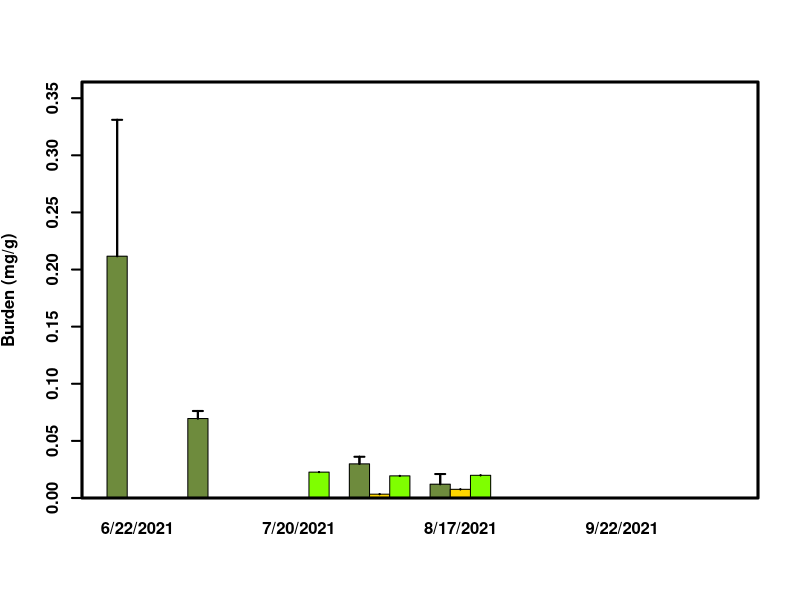

The R script that drew this image:
library(tidyverse)
library(readr)
library(plyr)
library(dplyr)

alldata <- read.csv("2_incremental/20220313_STANDING_CROP.csv")

alldata$SAMPLING_DATE<-factor(alldata$SAMPLING_DATE,levels = c("6/22/2021", "7/7/2021", "7/20/2021", "8/3/2021", "8/17/2021","9/9/2021", "9/22/2021", "10/13/2021"), ordered=TRUE)

# Variable date to factor

dfALL <- alldata

dfEPIL <- alldata[which(alldata$SAMPLE_DESCRIPTOR == "EPIL"),]

dfEPIP <- alldata[which(alldata$SAMPLE_DESCRIPTOR == "EPIP"),]

dfFILA <- alldata[which(alldata$SAMPLE_DESCRIPTOR == "FILA"),]

ssite<-"WS"

se <- function(x, ...) sqrt(var(x, ...)/length(x))

Ylabel=expression(bold("Burden (mg/g)"))

names(alldata)

n1<-13

mult=1

ALL.SUM<-data.frame(aggregate(as.numeric(dfALL[,n1]) ~ SAMPLING_DATE+SITE+SAMPLE_DESCRIPTOR, dfALL, mean))
ALL.SUM[,5]<-aggregate(as.numeric(dfALL[,n1]) ~ SAMPLING_DATE+SITE+SAMPLE_DESCRIPTOR, dfALL, se)[,4]
ALL.SUM <- subset(ALL.SUM, SITE == ssite)
names(ALL.SUM)<-c("DATE","SITE","SAMPLE_DESCRIPTOR","MEAN.ALL","STDER.ALL")
ALL.SUM[,6]<--2
ALL.SUM[,c(4,5)]<-ALL.SUM[,c(4,5)]*mult 

ALL.SUM[is.na(ALL.SUM)] <- 0

ALL.SUM[ALL.SUM < 0] <- 0

# Uniform color

names(ALL.SUM)

#dev.new()

tabbedMeans <- tapply(ALL.SUM$MEAN.ALL, list(ALL.SUM$SAMPLE_DESCRIPTOR,
                                             ALL.SUM$DATE),
                      function(x) c(x = x))
tabbedSE <- tapply(ALL.SUM$STDER.ALL, list(ALL.SUM$SAMPLE_DESCRIPTOR,
                                           ALL.SUM$DATE),
                   function(x) c(x = x))

barCenters <- barplot(MEAN.ALL ~ SAMPLE_DESCRIPTOR+DATE, data = ALL.SUM, 
                      beside = TRUE, 
                      ylim = c(0, max(ALL.SUM$MEAN.ALL+ALL.SUM$STDER.ALL, na.rm=T)*1.1),
                      xlab="",
                      ylab=Ylabel,
#                     col=colors()[89],
                      col=c(colors()[89],"gold" , "chartreuse"),
                      font=2,
                      lwd=2
                      )

segments(barCenters, tabbedMeans, barCenters,
         tabbedMeans + tabbedSE, lwd = 2)

arrows(barCenters, tabbedMeans, barCenters,
       tabbedMeans + tabbedSE, lwd = 2, angle = 90,
       code = 2, length = 0.05)

box(lwd=3)

















